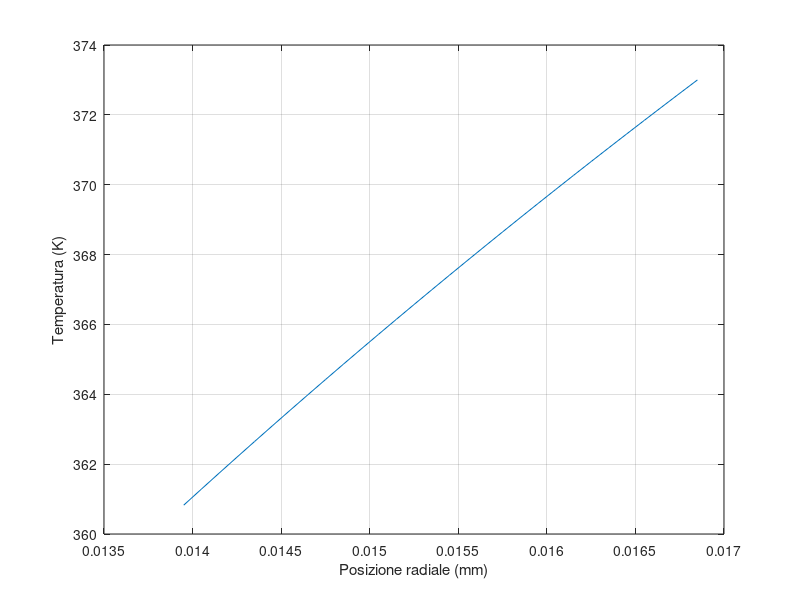

The MATLAB script that drew this image:
clear all;
close all;
%Dati;
Rout=33.7e-3/2;
Rin=Rout-2.9e-3;
kss=13;
%in questo specifico problema DEVO convertire le temperature in K, almeno
%per calcolare la conducibilià dell'elio.
Twater=100+273;
THemax=100+273;
THemin=20+273;
Pr=0.7;
Re=1e5;

%per calcolare il coefficiente di scambio termico, mi devo ricordare
% che la correlazione di Dittus Boelter richiede sempre le prop del fluido
%alla temperatura media tra ingresso e uscita: qui le temperature sono
%entrambe assgenate, quindi il problema è FINTAMENTE non lineare!
pp=5;
Tave=0.5*(THemax+THemin);
khe=@(temp) (2.682e-3*(1+1.123e-3*pp)*temp.^(0.71*(1-2e-4*pp)));
hh=0.023*Re^0.8*Pr^0.7*khe(Tave)/2/Rout;

% a questo punto il problema si risolve in geometria radiale, senza
% intoppi:
dr=1e-4;
rr=[Rin:dr:Rout]';
enne=length(rr);
main=-2*ones(enne,1);
sup=[0;ones(enne-1,1)+dr/2./rr(1:end-1)];
sub=[ones(enne-1,1)-dr/2./rr(2:end);0];
banda=[sub,main,sup];
AA=spdiags(banda,-1:1,enne,enne);
AA(end,end)=1;
AA(end,end-1)=0;
%min THe
AA(1,1)=-1-hh*dr/kss;
AA(1,2)=1;
bb=zeros(enne,1);
bb(end)=Twater;
bb(1)=-hh*dr/kss*THemin;%all'ingresso del tubo la temperatura dell'He è la minima

%risolvo il problema
TT=AA\bb;
%faccio il grafico della soluzione:
plot(rr,TT)
xlabel('Posizione radiale (mm)')
ylabel('Temperatura (K)')
grid on
